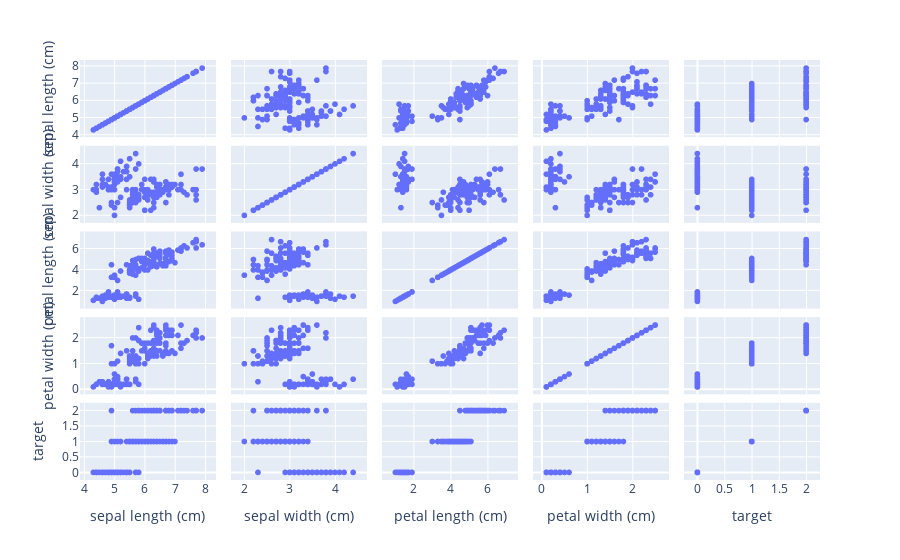

The notebook cell saved with this chart:
### Code cell
fig = px.scatter_matrix(df)
fig.show()

### Figure 1 — Plotly figure (JSON) as saved in the notebook; plotly's stock layout.template omitted (floating-point values rounded to 4 significant figures; data arrays with more than 128 entries replaced by an {"elided": "..."} marker saying what was removed)
{"data": [{"dimensions": [{"axis": {"matches": true}, "label": "sepal length (cm)", "values": {"elided": "150 float values"}}, {"axis": {"matches": true}, "label": "sepal width (cm)", "values": {"elided": "150 float values"}}, {"axis": {"matches": true}, "label": "petal length (cm)", "values": {"elided": "150 float values"}}, {"axis": {"matches": true}, "label": "petal width (cm)", "values": {"elided": "150 float values"}}, {"axis": {"matches": true}, "label": "target", "values": {"elided": "150 int values"}}], "hovertemplate": "%{xaxis.title.text}=%{x}<br>%{yaxis.title.text}=%{y}<extra></extra>", "legendgroup": "", "marker": {"color": "#636efa", "symbol": "circle"}, "name": "", "showlegend": false, "type": "splom"}], "layout": {"dragmode": "select", "legend": {"tracegroupgap": 0}, "margin": {"t": 60}}}
